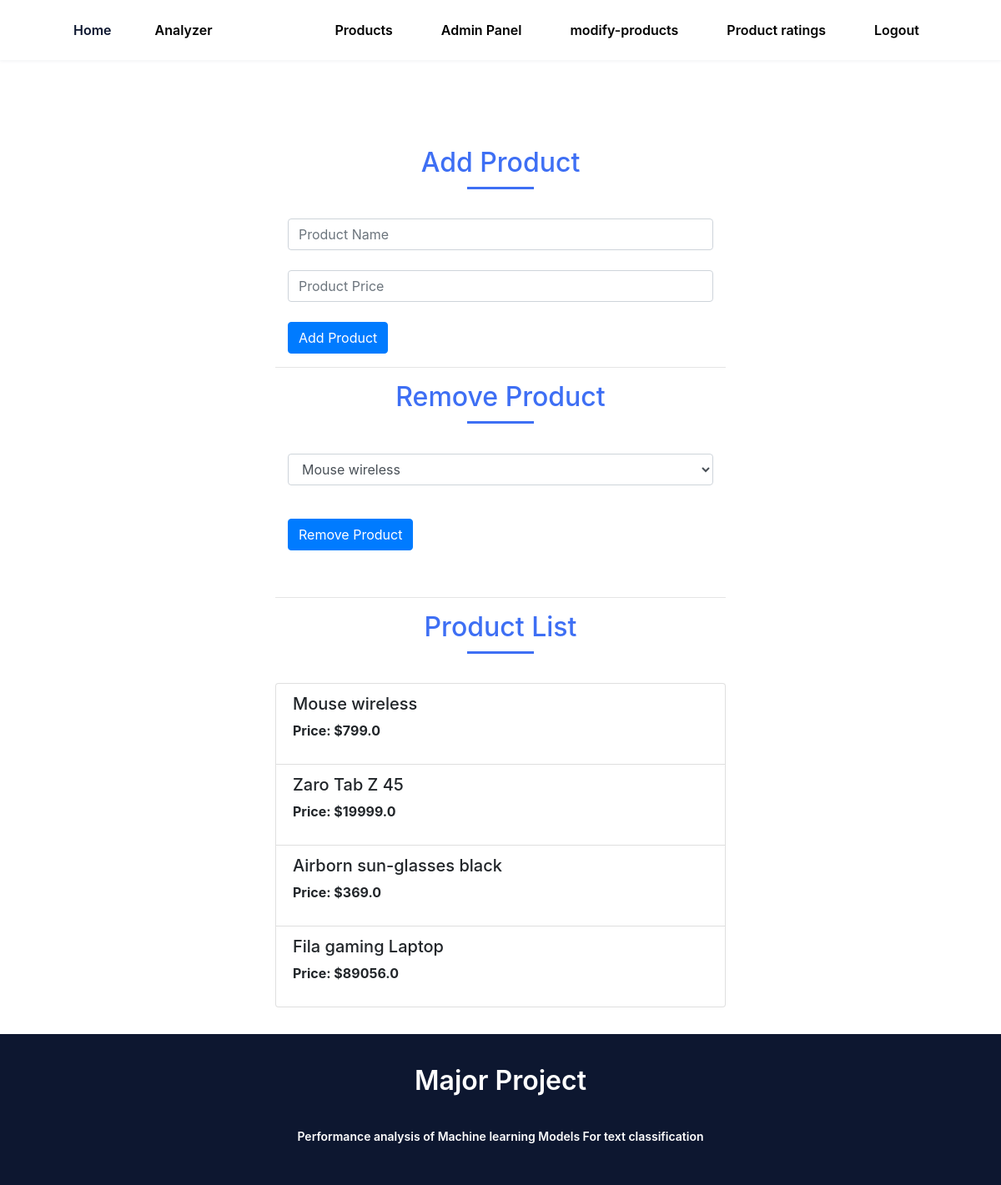
Page /admin_products (signed in) on the committed database.
### tables this page shows
CREATE TABLE products (
        id INTEGER PRIMARY KEY AUTOINCREMENT,
        name TEXT NOT NULL,
        price REAL NOT NULL
    );

### app.py (the view, shortened to what this page needs)
@app.route('/admin_products', methods=['GET', 'POST'])
def admin_products():
    if 'user_id' in session and session['is_admin'] == 1:
        conn = sqlite3.connect(DB_NAME)
        cursor = conn.cursor()
        cursor.execute("SELECT * FROM products")
        products = cursor.fetchall()
        conn.close()
        return render_template('admin_products.html', products=products)
    else:
        flash("You don't have permission to access the admin panel.", "error")
        return redirect(url_for('index'))

### templates/admin_products.html
{% extends 'base.html' %}
{% block content %}
<main class="l-main">
    <section class="home bd-grid col-6" id="home">
        <div class="container">
            <div class="container,form-group">
                <h5 class="section-title">Add Product</h5>
                <div class="container">
                    <form method="post">
                        <div class="mb-3 form-group">
                            <input class="form-control" type="text" name="name" placeholder="Product Name" required>
                            <br>
                            <input class="form-control" type="number" name="price" placeholder="Product Price" required>
                            <br>
                            <button class="btn btn-primary" type="submit" name="action" value="add_product">Add
                                Product</button>
                        </div>
                    </form>
                </div>
                <hr>
            </div>
            <div class="container, form-group">
                <h5 class="section-title">Remove Product</h5>
                <div class="container">
                    <form method="post">
                        <div class="mb-3 form-group">
                            <select class="form-control form-select form-select-lg mb-3" aria-label="Default select example" name="product_id" required >
                                {% for product in products %}
                                <option value="{{ product[0] }}">{{ product[1] }}</option>
                                {% endfor %}
                              </select>
                            <br>
                            <button class="btn btn-primary" type="submit" name="action" value="remove_product">Remove Product</button>
                    </form>
                </div>
            </div>
        </div>
        <br>
        <hr>
        <h3 class="section-title  text-center">Product List</h3>
        <div class="container,form-group">
            {% if products %}
            <ul class="list-group" style="list-style-type: none;">
                {% for product in products %}
                <li class="list-group-item">
                    <h5>{{ product[1] }}</h5>
                    <p>Price: ${{ product[2] }}</p>
                </li>
                {% endfor %}
            </ul>
            {% else %}
            <p>No products available.</p>
            {% endif %}
        </div>
    </section>
</main>
{% endblock %}

### static/css/styles.css (style rules this page uses)
:root { --header-height: 3rem; --font-semi: 600; --hue-color: 224; --first-color: hsl(var(--hue-color), 89%, 60%); --second-color: hsl(var(--hue-color), 56%, 12%); --body-font: 'Poppins', sans-serif; --big-font-size: 2rem; --h2-font-size: 1.25rem; --normal-font-size: .938rem; --smaller-font-size: .75rem; --mb-2: 1rem; --mb-4: 2rem; --mb-5: 2.5rem; --mb-6: 3rem; --z-back: -10; --z-fixed: 100; }
@media screen and (min-width: 968px) { :root { --big-font-size: 3.5rem; --h2-font-size: 2rem; --normal-font-size: 1rem; --smaller-font-size: .875rem; } }
html { scroll-behavior: smooth; }
body { margin: var(--header-height) 0 0 0; font-family: var(--body-font); font-size: var(--normal-font-size); color: var(--second-color); }
h1, h2, p { margin: 0; }
ul { margin: 0; padding: 0; list-style: none; }
.section-title { position: relative; font-size: var(--h2-font-size); color: var(--first-color); margin-top: var(--mb-2); margin-bottom: var(--mb-4); text-align: center; }
.section-title::after { position: absolute; content: ''; width: 64px; height: 0.18rem; left: 0; right: 0; margin: auto; top: 2rem; background-color: var(--first-color); }
.bd-grid { max-width: 1024px; display: grid; margin-left: var(--mb-2); margin-right: var(--mb-2); }
.home { font-weight: bold; position: relative; row-gap: 5rem; padding: 4rem 0 5rem; }
@media screen and (min-width: 576px) { .home { padding: 4rem 0 2rem; } }
@media screen and (min-width: 768px) { body { margin: 0; } }
@media screen and (min-width: 768px) { .section-title { margin-bottom: var(--mb-6); } }
@media screen and (min-width: 768px) { .section-title::after { width: 80px; top: 3rem; } }
@media screen and (min-width: 768px) { .home { padding: 8rem 0 2rem; } }
@media screen and (min-width: 992px) { .bd-grid { margin-left: auto; margin-right: auto; } }
@media screen and (min-width: 992px) { .home { padding: 10rem 0 2rem; } }

### static/style.css (style rules this page uses)
body { font-family: Arial, sans-serif; margin: 0; padding: 0; }

### rows in the picture
products: name "Mouse wireless", price "799.0"
products: name "Zaro Tab Z 45", price "19999.0"
products: name "Airborn sun-glasses black", price "369.0"
products: name "Fila gaming Laptop", price "89056.0"

### other values in the picture
form field product_id "Mouse wireless"
